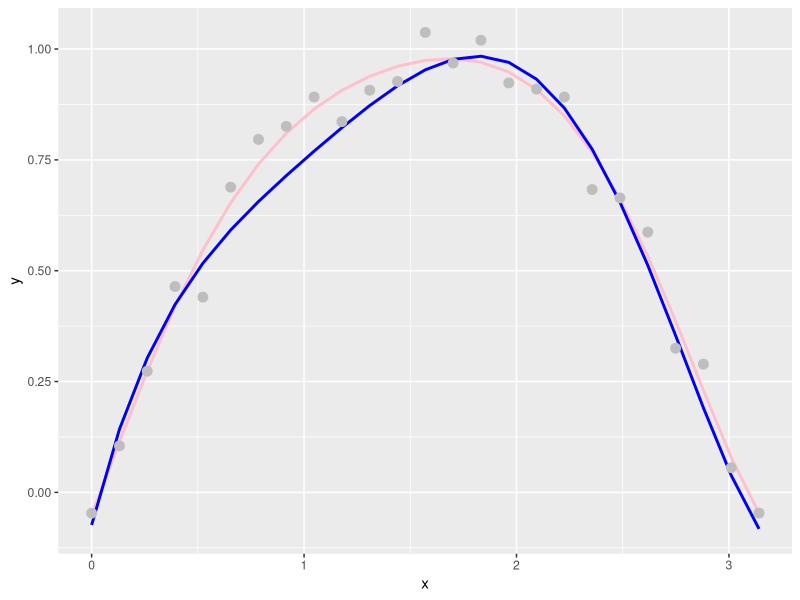
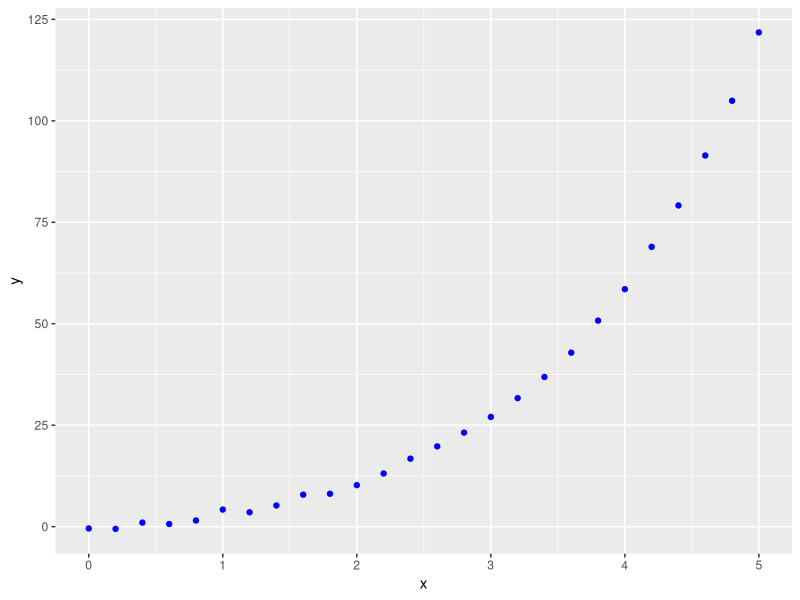
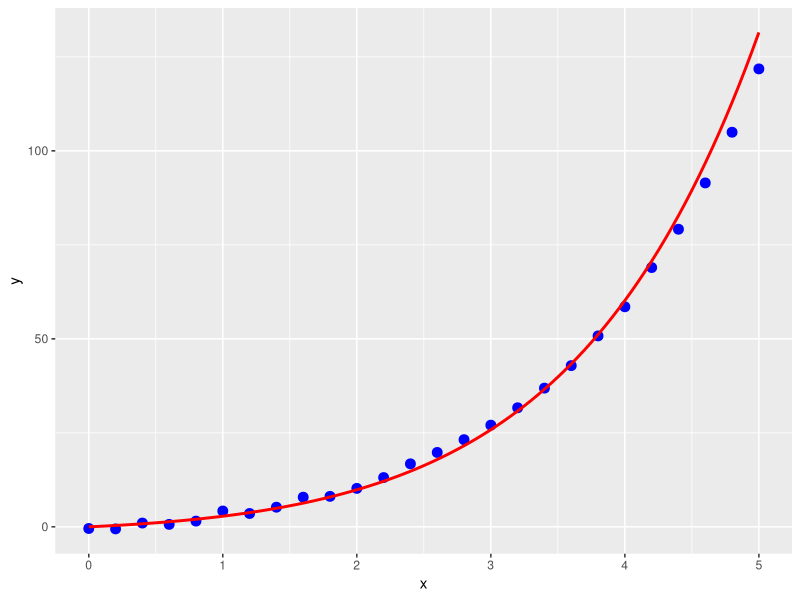

Generate these figures, in order, with R:
## ---- chunk 1
#install.packages("parcma")
library(pracma)
## ---- chunk 2
library(ggplot2)
 
set.seed(1)
x <- seq(0, pi, length.out = 25)
y <- sin(x) + 0.05 * runif(length(x), -2, 2)
p1 <- polyfit(x, y, 6)  # Ajuster un polynôme d'ordre 6 et renvoyer un vecteur de longueur 7
p2 <- polyfix(x, y, 6, xfix = c(1, 3), yfix = c(0.75, 0.05))
p3 <- polyval(p1, x)
 
data1 <- data.frame(x = x, y = p3, y_fix = polyval(p2, x), y_point = y, stringsAsFactors = F)
g1 <- ggplot(data1) + geom_line(aes(x, y), color = "pink", size = 1) + geom_line(aes(x, 
    y_fix), color = "blue", size = 1) + geom_point(aes(x, y_point), color = "grey", 
    size = 3)
g1

## ---- chunk 3
set.seed(11)
black <- function(x) {
    2 * x * exp(0.5 * x) + runif(length(x), min = -1, max = 1)
}
x_test <- seq(0, 5, 0.2)
y_test <- black(x_test)
 
rigion <- data.frame(x = x_test, y = y_test)  # Données prétraitées
ggplot(rigion, aes(x, y)) + geom_point(color = "blue")  # Dessinez un nuage de points à partir duquel vous pouvez construire un modèle de fonction exponentielle
# Modèle de fonction：y = c1*t*exp(c2*t), Linéarisation des fonctions：lny = lnc1 + lnt + c2*t
# Substituer des variables et transformer des inconnues en coefficients de fonctions linéaires：lny -lnt = c2*t + k,
# La variable indépendante est t, la variable dépendante est lny-lnt et le coefficient est calculé par ajustement linéaire：k, c2
fun_y <- log(y_test, base = exp(1)) - log(x_test, base = exp(1))
fun_x <- x_test
relation <- lm(fun_y ~ fun_x)  # Établir une relation linéaire
print(relation)  # Afficher le coefficient de relation, les résultat: c2 = 0.5583, k = 0.4780
k <- relation[[1]][1]
c2 <- relation[[1]][2]
 
# Apportez les valeurs de c2 et k pour trouverc1 = e^k
c1 <- exp(k)
# Le modèle de fonction est：
fun_last <- function(x) {
    c1 * x * exp(c2 * x)
}
# Dessinez le graphique ajusté
ggplot(rigion, aes(x, y)) + geom_point(color = "blue", size = 3) + stat_function(fun = fun_last, 
    color = "red", size = 1)
